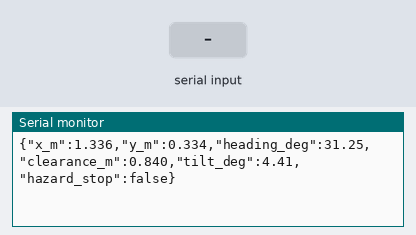
Recording of a program running on a simulated ESP32. On the bench: the last lines printed to the serial monitor. Inputs (shaded band) come from the test bench.

Above: at 1.3 s.
1.4 s: "90,45\n" received over Serial
At 1.7 s:
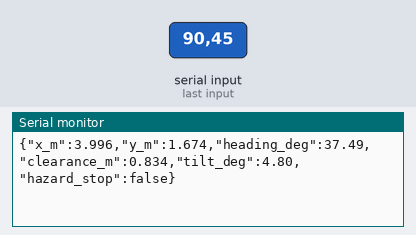
2.9 s: "30,150\n" received over Serial
At 3.22 s:
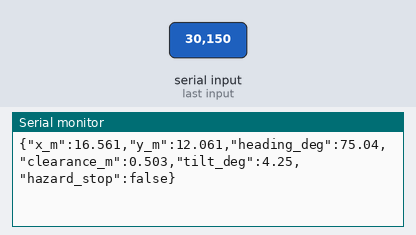
Timing chart, 0 to 5.9 s (numbered marks = the images above; inputs shaded):
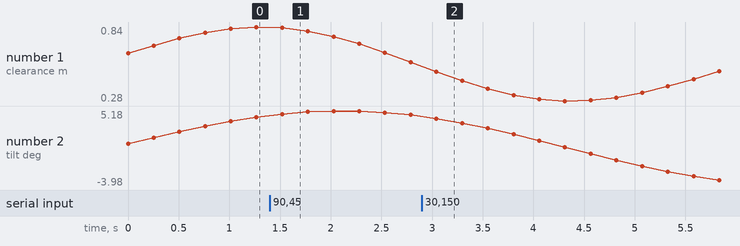

Measured:
- after the input at 1.4 s, the serial monitor: prints a new line after 0.12 s (image 1)
- after the input at 2.9 s, the serial monitor: prints a new line after 0.14 s (image 2)

The program:

main.cpp
```cpp
#include <Arduino.h>

namespace ultrasonic { float sampleClearanceMeters(unsigned long tick); }
namespace imu {
float sampleTiltDegrees(unsigned long tick);
float sampleHeadingDegrees(unsigned long tick);
}
namespace motors {
struct DriveCommand {
    float left;
    float right;
    bool emergency_stop;
};
DriveCommand computeDriveCommand(float clearance_meters, float tilt_degrees);
}
namespace serial_bridge {
void publishTelemetry(float x_meters, float y_meters, float heading_degrees, float clearance_meters, float tilt_degrees, bool hazard_stop);
bool tryReadCommand(float& target_x, float& target_y);
}

namespace {
float rover_x = 0.0f;
float rover_y = 0.0f;
float target_x = 8.0f;
float target_y = 2.0f;
}

void setup() {
    Serial.begin(115200);
}

void loop() {
    const unsigned long tick = millis();
    const float clearance = ultrasonic::sampleClearanceMeters(tick);
    const float tilt = imu::sampleTiltDegrees(tick);
    const float heading = imu::sampleHeadingDegrees(tick);
    motors::DriveCommand command = motors::computeDriveCommand(clearance, tilt);

    if (serial_bridge::tryReadCommand(target_x, target_y)) {
        // Target updates arrive asynchronously from the companion computer.
    }

    const float dx = target_x - rover_x;
    const float dy = target_y - rover_y;
    const float step_scale = command.emergency_stop ? 0.0f : 0.03f;
    rover_x += dx * step_scale;
    rover_y += dy * step_scale;

    serial_bridge::publishTelemetry(rover_x, rover_y, heading, clearance, tilt, command.emergency_stop);
    delay(250);
}
```

motors.cpp
```cpp
namespace motors {

namespace {

float clampFloat(float value, float min_value, float max_value) {
    if (value < min_value) {
        return min_value;
    }
    if (value > max_value) {
        return max_value;
    }
    return value;
}

}  // namespace

struct DriveCommand {
    float left;
    float right;
    bool emergency_stop;
};

DriveCommand computeDriveCommand(float clearance_meters, float tilt_degrees) {
    DriveCommand command{};
    command.emergency_stop = clearance_meters < 0.28f || tilt_degrees > 11.0f || tilt_degrees < -11.0f;
    if (command.emergency_stop) {
        return command;
    }

    const float speed_scale = clampFloat((clearance_meters - 0.25f) / 0.55f, 0.0f, 1.0f);
    const float tilt_bias = clampFloat(tilt_degrees / 15.0f, -0.35f, 0.35f);
    command.left = 0.45f * speed_scale - tilt_bias;
    command.right = 0.45f * speed_scale + tilt_bias;
    return command;
}

}  // namespace motors
```

serial_bridge.cpp
```cpp
#include <Arduino.h>

namespace serial_bridge {

void publishTelemetry(
    float x_meters,
    float y_meters,
    float heading_degrees,
    float clearance_meters,
    float tilt_degrees,
    bool hazard_stop
) {
    Serial.print("{\"x_m\":");
    Serial.print(x_meters, 3);
    Serial.print(",\"y_m\":");
    Serial.print(y_meters, 3);
    Serial.print(",\"heading_deg\":");
    Serial.print(heading_degrees, 2);
    Serial.print(",\"clearance_m\":");
    Serial.print(clearance_meters, 3);
    Serial.print(",\"tilt_deg\":");
    Serial.print(tilt_degrees, 2);
    Serial.print(",\"hazard_stop\":");
    Serial.print(hazard_stop ? "true" : "false");
    Serial.println("}");
}

bool tryReadCommand(float& target_x, float& target_y) {
    if (!Serial.available()) {
        return false;
    }

    String command = Serial.readStringUntil('\n');
    command.trim();
    const int separator = command.indexOf(',');
    if (separator < 0) {
        return false;
    }

    target_x = command.substring(0, separator).toFloat();
    target_y = command.substring(separator + 1).toFloat();
    return true;
}

}  // namespace serial_bridge
```

imu.cpp
```cpp
#include <cmath>

namespace imu {

float sampleTiltDegrees(unsigned long tick) {
    const float phase = static_cast<float>(tick) / 1100.0f;
    return 4.2f * std::sin(phase * 0.8f) + 1.1f * std::cos(phase * 0.23f);
}

float sampleHeadingDegrees(unsigned long tick) {
    const float phase = static_cast<float>(tick) / 1500.0f;
    const float wrapped = std::fmod(phase * 37.0f, 360.0f);
    return wrapped < 0.0f ? wrapped + 360.0f : wrapped;
}

}  // namespace imu
```

ultrasonic.cpp
```cpp
#include <cmath>

namespace ultrasonic {

float sampleClearanceMeters(unsigned long tick) {
    const float phase = static_cast<float>(tick) / 900.0f;
    return 0.55f + 0.22f * std::sin(phase) + 0.09f * std::cos(phase * 0.45f);
}

}  // namespace ultrasonic
```
